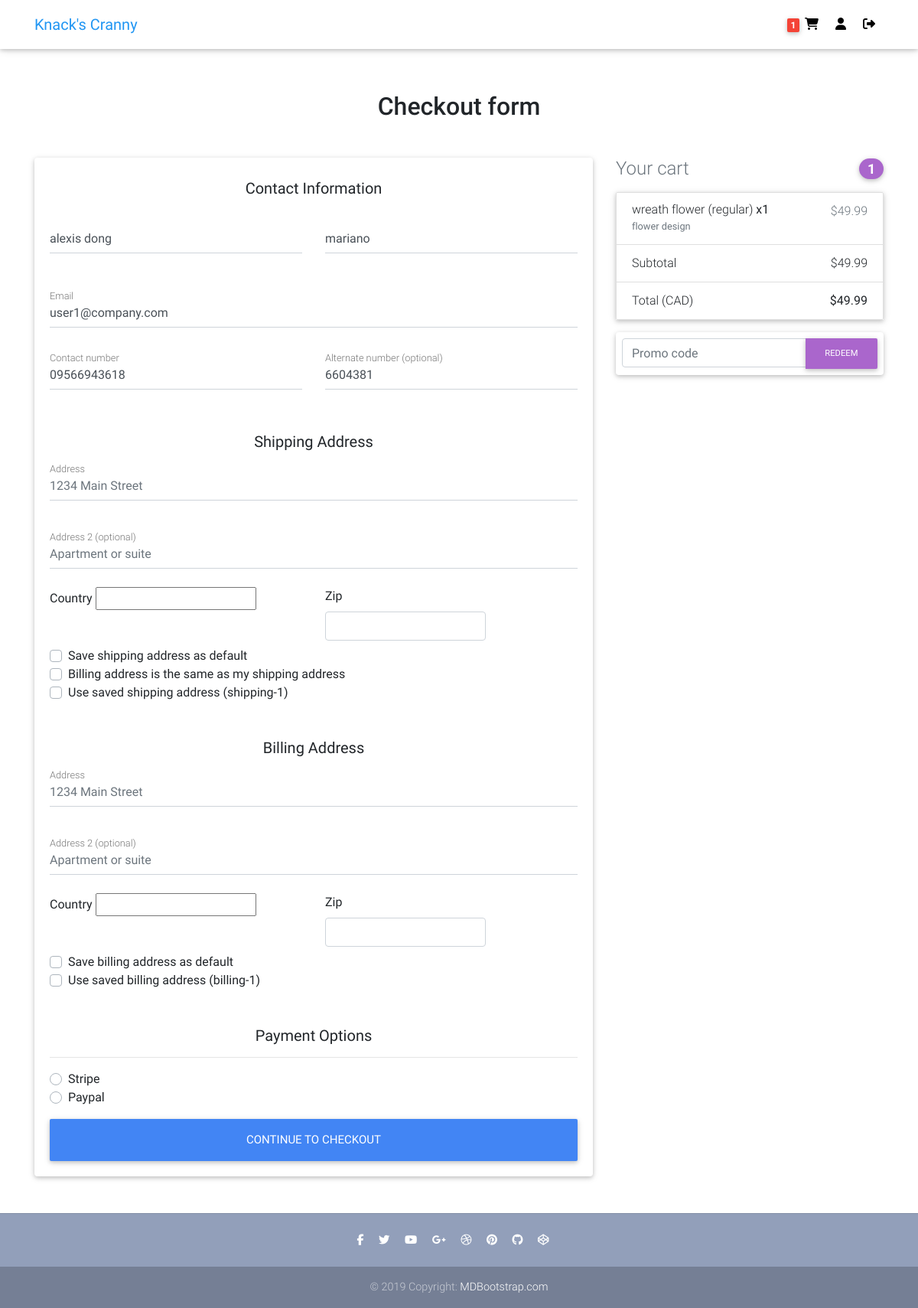
The app's page /checkout/ (signed in) with its own data.
### users/models.py (models this page shows, shortened)
class Customer(models.Model):
    user = models.OneToOneField(User, on_delete=models.SET_NULL, blank=True, null=True)
    session_id = models.CharField(max_length=32, blank=True, null=True)
    first_name = models.CharField(max_length=50, blank=True, null=True)
    last_name = models.CharField(max_length=50, blank=True, null=True)
    email = models.EmailField(max_length=100, blank=True, null=True)
    contact1 = models.CharField(max_length=30, blank=True, null=True)
    contact2 = models.CharField(max_length=30, blank=True, null=True)
    date_added = models.DateTimeField(default=timezone.now)
    date_updated = models.DateTimeField(default=timezone.now)
    image = models.ImageField(default=f'default_profile.png', upload_to='profile_pics')

class Address(models.Model):
    customer = models.ForeignKey(Customer, on_delete=models.CASCADE)
    address1 = models.CharField(max_length=100)
    address2 = models.CharField(max_length=100)
    country = CountryField(multiple=False)
    zip_code = models.CharField(max_length=100)
    address_type = models.CharField(max_length=1, choices=ADDRESS_CHOICES)
    default = models.BooleanField(default=False)
    date_added = models.DateTimeField(default=timezone.now)
    date_updated = models.DateTimeField(default=timezone.now)
    class Meta:
        verbose_name_plural = 'Addresses'

### ecommerce/models.py (models this page shows, shortened)
class Order(models.Model):
    customer = models.ForeignKey(Customer, on_delete=models.SET_NULL, blank=True, null=True)
    reference_code = models.CharField(max_length=20, blank=True, null=True)
    shipping_address = models.ForeignKey(Address, related_name='shipping_address',
        on_delete=models.SET_NULL, blank=True, null=True)
    billing_address = models.ForeignKey(Address, related_name='billing_address',
        on_delete=models.SET_NULL, blank=True, null=True)
    payment = models.ForeignKey(Payment, on_delete=models.SET_NULL, blank=True, null=True)
    coupon = models.ForeignKey(Coupon, on_delete=models.SET_NULL, blank=True, null=True)
    date_added = models.DateTimeField(default=timezone.now)
    is_ordered = models.BooleanField(default=False)
    ordered_date = models.DateTimeField(blank=True, null=True)
    date_updated = models.DateTimeField(default=timezone.now)
    @property
    def get_cart_subtotal(self):
        order_items = self.orderitem_set.all()
        total = sum([item.get_total for item in order_items])
        return total
    @property
    def get_cart_total(self):
        order_items = self.orderitem_set.all()
        total = sum([item.get_total for item in order_items])
        if self.coupon:
            if self.coupon.fixed_amount:
                total -= self.coupon.fixed_amount
            elif self.coupon.percent_value:
                total = round(total - (total * (self.coupon.percent_value / 100)),2)
        return total
    @property
    def get_cart_items(self):
        order_items = self.orderitem_set.all()
        total = sum([item.quantity for item in order_items])
        return total

class OrderItem(models.Model):
    item = models.ForeignKey(Variation, on_delete=models.SET_NULL, blank=True, null=True)
    order = models.ForeignKey(Order, on_delete=models.SET_NULL, blank=True, null=True)
    ordered_item_price = models.DecimalField(max_digits=6, decimal_places=2, null=True, blank=True)
    quantity = models.IntegerField(default=0, blank=True, null=True)
    date_added = models.DateTimeField(default=timezone.now)
    @property
    def get_total(self):
        total = self.item.price * self.quantity
        return total

### items/models.py (models this page shows, shortened)
class Variation(models.Model):
    item = models.ForeignKey(Item, on_delete=models.CASCADE)
    name = models.CharField(max_length=100, default='regular')
    alias = models.CharField(max_length=150, blank=True, unique=True)
    price = models.DecimalField(max_digits=6, decimal_places=2, null=True, blank=True)
    price_discount = models.DecimalField(max_digits=6, decimal_places=2, null=True, blank=True)
    description = models.TextField(null=True, blank=True)
    inventory = models.PositiveIntegerField(default=0, blank=True)
    item_label = models.CharField(max_length=2, choices=ITEM_LABELS)
    active = models.BooleanField(default=True)
    date_added = models.DateTimeField(default=timezone.now)
    date_updated = models.DateTimeField(default=timezone.now)

class Item(models.Model):
    category = models.ForeignKey(Category, on_delete=models.SET_NULL, null=True, blank=True)
    name = models.CharField(max_length=100, unique=True)
    description = models.TextField()
    price = models.DecimalField(max_digits=6, decimal_places=2)
    price_discount = models.DecimalField(max_digits=6, decimal_places=2, null=True, blank=True)
    item_label = models.CharField(max_length=2, choices=ITEM_LABELS, default='NA')
    date_added = models.DateTimeField(default=timezone.now)
    date_updated = models.DateTimeField(default=timezone.now)
    image = models.ImageField(default=f'default.png', upload_to='item_pics')

### ecommerce/views.py (the view, shortened to what this page needs)
# urls.py: path('checkout/', views.checkout, name='checkout'),
def checkout(request):
    customer = query_customer(request)
    order = Order.objects.filter(customer=customer, is_ordered=False).first()
    print('CUSTOMER ID:', customer.id)
    shipping_address = Address.objects.filter(customer=customer, address_type='S', default=True)
    billing_address = Address.objects.filter(customer=customer, address_type='B', default=True)
    if request.method == 'GET':
        form = CheckoutForm()
        coupon_form = CouponForm()
        items = order.orderitem_set.all()
        if items:
            context = {
                'items': items,
                'order': order,
                'form': form,
                'coupon_form': coupon_form,
                'display_coupon_form': True
            }
            if shipping_address.exists():
                print('SHIPPING ADDRESS EXISTS')
                context['shipping_address'] = shipping_address.first()
            else:
                print('SHIPPING ADDRESS DOES NOT EXISTS')
            if billing_address.exists():
                context['billing_address'] = billing_address.first()
            return render(request, 'ecommerce/checkout.html', context)
        else:
            messages.warning(request, f'You do not have an active order')
            return redirect('ecommerce:cart')

### payment/forms.py
class CouponForm(forms.Form):
    code = forms.CharField(required=False, max_length=20, widget=forms.TextInput(
        attrs={
            'class': 'form-control',
            'placeholder': 'Promo code'
        }))

### ecommerce/templatetags/cart_items_count.py (called while the page is built)
@register.filter
def cart_items_count(request):
    customer = query_customer(request)
    order = Order.objects.filter(customer=customer, is_ordered=False)
    if order.exists():
        return order.first().get_cart_items
    return None

### ecommerce/views.py (called while the page is built)
def query_customer(request):
    if request.user.is_authenticated:
        return Customer.objects.filter(user=request.user).first()
    else:
        return get_session(request)

### ecommerce/templates/ecommerce/checkout.html (shortened to what this page needs)
{% extends "ecommerce/base.html" %}
{% block content %}
<main class="mt-5 pt-4">
  <div class="container">
    <h2 class="my-5 h2 text-center">Checkout form</h2>
    <div class="row">
      <div class="col-md-8 mb-4">
        <div class="card">
          <form class="card-body" method="POST">
            <h5 class="mt-2 text-center">Contact Information</h5>
            {% if user.is_authenticated %}
            <div class="row">
              <div class="col-md-6 mb-2">
                <div class="md-form">
                  <input type="text" id="first_name" class="form-control" name="first_name" value="{{ user.first_name }}">
                </div>
              </div>
              <div class="col-md-6 mb-2">
                <div class="md-form">
                  <input type="text" id="last_name" name="last_name" class="form-control" value="{{ user.last_name }}"/>
                </div>
              </div>
            </div>
            <div class="md-form mb-3">
              <input type="email" id="email" name="email" class="form-control" value="{{ user.email }}">
              <label for="email" class="">Email</label>
            </div>
            {% endif %}
            <div class="row mb-4">
              <div class="col-md-6 mb-2">
                <div class="md-form ">
                  <input type="text" id="contact1" class="form-control" name="contact1" value="{{ order.customer.contact1 }}">
                  <label for="contact1" class="">Contact number</label>
                </div>
              </div>
              <div class="col-md-6 mb-2">
                <div class="md-form ">
                  <input type="text" id="contact2" class="form-control" name="contact2" value="{{ order.customer.contact2 }}">
                  <label for="contact2" class="">Alternate number (optional)</label>
                </div>
              </div>
            </div>
            <h5 class="mt-2 text-center">Shipping Address</h5>
            <div class="toggle_shipping_form">
              <div class="md-form mb-5">
                {{ form.shipping_address1 }}
                <label for="{{ form.shipping_address1.id_for_label }}">Address</label>
              </div>
              <div class="md-form mb-4">
                {{ form.shipping_address2 }}
                <label for="{{ form.shipping_address2.id_for_label }}">Address 2 (optional)</label>
              </div>
              <div class="row">
                <div class="col-lg-6 col-md-12 mb-2">
                  <label for="{{ form.shipping_country.id_for_label }}">Country</label>
                  {{ form.shipping_country }}
                </div>
                <div class="col-lg-4 col-md-6 mb-2">
                  <label for="{{ form.shipping_zip_code.id_for_label }}">Zip</label>
                  {{ form.shipping_zip_code }}
                </div>
              </div>
              <div class="custom-control custom-checkbox">
                <label class="custom-control-label" for="{{ form.chk_save_shipping_info.id_for_label }}">Save shipping
                  address as default</label>
              </div>
            </div>
            <div class="custom-control custom-checkbox">
              <label class="custom-control-label" for="{{ form.chk_same_address.id_for_label }}">Billing
                address is the
                same as my shipping address</label>
            </div>
            {% if shipping_address %}
              <div class="custom-control custom-checkbox">
                <label class="custom-control-label" for="{{ form.chk_use_default_shipping.id_for_label }}">
                  Use saved shipping address ({{ shipping_address.address1|truncatechars:20 }})
                </label>
              </div>
            {% endif %}
            <div class="toggle_billing_address">
              <h5 class="mt-5 text-center">Billing Address</h5>
              <div class="toggle_billing_form">
                <div class="md-form mb-5">
                  {{ form.billing_address1 }}
                  <label for="{{ form.billing_address1.id_for_label }}">Address</label>
                </div>
                <div class="md-form mb-4">
                  {{ form.billing_address2 }}
                  <label for="{{ form.billing_address2.id_for_label }}">Address 2 (optional)</label>
                </div>
                <div class="row">
                  <div class="col-lg-6 col-md-12 mb-2">
                    <label for="{{ form.billing_country.id_for_label }}">Country</label>
                    {{ form.billing_country }}
                  </div>
                  <div class="col-lg-4 col-md-6 mb-2">
                    <label for="{{ form.billing_zip_code.id_for_label }}">Zip</label>
                    {{ form.billing_zip_code }}
                  </div>
                </div>
                <div class="custom-control custom-checkbox">
                  <label class="custom-control-label" for="{{ form.chk_save_billing_info.id_for_label }}">Save
                    billing
                    address as default</label>
                </div>
              </div>
              {% if billing_address %}
                <div class="custom-control custom-checkbox">
                  <label class="custom-control-label" for="{{ form.chk_use_default_billing.id_for_label }}">
                    Use saved billing address ({{ billing_address.address1|truncatechars:20 }})
                  </label>
                </div>
                {% endif %}
            </div>
            <h5 class="mt-5 text-center">Payment Options</h5>
            <hr>
            <div class="d-block my-3">
              {% for payment in form.payment_option %}
              <div class="custom-control custom-radio">
                <label for="{{ payment.id_for_label }}" class="custom-control-label">
                  {{ payment.choice_label }}
                </label>
              </div>
              {% endfor %}
            </div>
            <button class="btn btn-primary btn-lg btn-block" type="submit">Continue to checkout</button>
          </form>
        </div>
      </div>
      <div class="col-md-4 mb-4">
        {% include "payment/summary.html" %}
      </div>
    </div>
  </div>
</main>
{% endblock content %}

### ecommerce/templates/ecommerce/navbar.html (shortened to what this page needs)
{% load cart_items_count %}
<nav class="navbar fixed-top navbar-expand-lg navbar-light white scrolling-navbar">
    <div class="container">
      <a class="navbar-brand waves-effect" href="/">
        <strong class="blue-text">Knack's Cranny</strong>
      </a>
      <div class="collapse navbar-collapse" id="navbarSupportedContent">
        <ul class="navbar-nav nav-flex-icons">
          <li class="nav-item">
            <a href="{% url 'ecommerce:cart' %}" class="nav-link waves-effect" title="Cart">
              {% if request|cart_items_count %}
              <span class="badge red z-depth-1"> {{ request|cart_items_count }} </span>
              {% endif %}
              <i class="fas fa-shopping-cart"></i>
            </a>
          </li>
          {% if request.user.is_authenticated %}
          <li class="nav-item">
            <a href="{% url 'users:profile' %}" class="nav-link waves-effect" title="{{ user.username }}">
              <i class="fas fa-user"></i>
            </a>
          </li>
          <li class="nav-item">
            <a class="nav-link waves-effect" href="{% url 'logout' %}" title="Log Out">
              <i class="fas fa-sign-out-alt"></i>
            </a>
          </li>
          {% endif %}
        </ul>
      </div>
    </div>
  </nav>

### payment/templates/payment/summary.html (shortened to what this page needs)
<h4 class="d-flex justify-content-between align-items-center mb-3">
  <span class="text-muted">Your cart</span>
  <span class="badge badge-secondary badge-pill">{{ order.get_cart_items }}</span>
</h4>
<ul class="list-group mb-3 z-depth-1">
  {% for item in items %}
  <li class="list-group-item d-flex justify-content-between lh-condensed">
    <div>
      <h6 class="my-0">{{ item.item.item.name|truncatechars:20 }} ({{ item.item.name }})
        <strong>x{{ item.quantity }}</strong></h6>
      <small class="text-muted">{{ item.item.description|truncatechars:35  }}</small>
    </div>
    <span class="text-muted">${{ item.item.price }}</span>
  </li>
  {% endfor %}
  <li class="list-group-item d-flex justify-content-between">
    <span>Subtotal</span>
    ${{ order.get_cart_subtotal }}
  </li>
  <li class="list-group-item d-flex justify-content-between">
    <span>Total (CAD)</span>
    <strong>${{ order.get_cart_total }}</strong>
  </li>
</ul>
{% if display_coupon_form %}
  <form class="card p-2" action="{% url 'payment:add-coupon' %}" method="POST">
    <div class="input-group">
        {{ coupon_form.code }}
      <div class="input-group-append">
        <button class="btn btn-secondary btn-md waves-effect m-0" type="submit">Redeem</button>
      </div>
    </div>
  </form>
{% endif %}

### records on screen
Order: contact1 "09566943618", contact2 "6604381", get_cart_items "1", get_cart_subtotal "49.99", get_cart_total "49.99"
Address: address1 "shipping-1"
Address: address1 "billing-1"
OrderItem: item.item.name "wreath flower", item.name "regular", quantity "1", item.description "flower design", item.price "49.99"

### other values on screen
{{ request|cart_items_count }} "1"
{{ payment.choice_label }} "Stripe" "Paypal"
